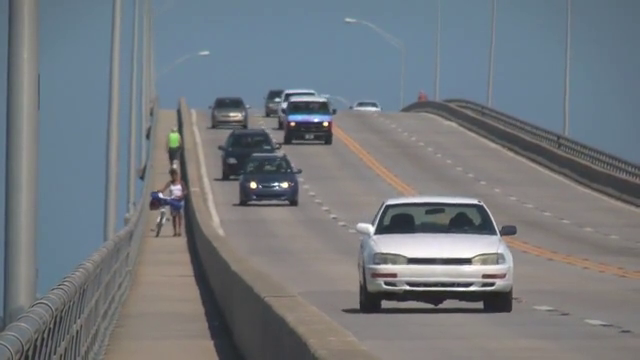
#> input picture frame 91 of tp5/slow_traffic_small.mp4, 640 x 360 px
$ jupyter execute tp5-rivela.ipynb
#> lines starting #> are read from the running program, lines starting #| are printed output that depends on the picture
## Trabajo Practico 5

#### Materia: Vision por Computadora 1
#### Alumno: Lucas Rivela

[cell 1]
import cv2 as cv
import imutils
import math
import matplotlib.pyplot as plt
import numpy as np
import random
import time

#### Parte 1 - Pruebo el método para un frame

[cell 2]
# Abrimos el archivo
filename = 'slow_traffic_small.mp4'
capture = cv.VideoCapture(filename)

[cell 3]
# Leo primer frame
ret, frame = capture.read()
#> frame is the input picture: shape (360, 640, 3); mean B, G, R 126.6, 121.2, 115.7

[cell 4]
# Convierto frame a RGB y miro dimensiones
frame = cv.cvtColor(frame, cv.COLOR_BGR2RGB)
frame.shape
#> Out = (360, 640, 3)


$ run again, starting later in the video
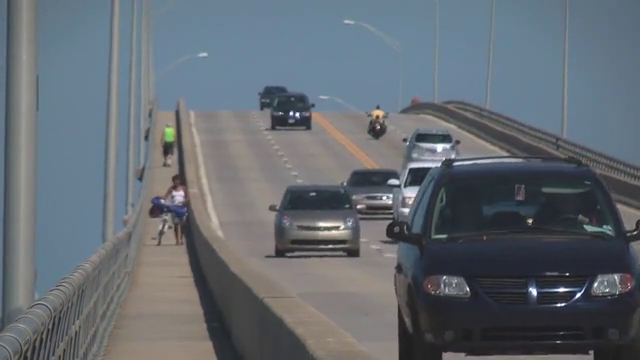
#> input picture frame 411 of tp5/slow_traffic_small.mp4, 640 x 360 px
#> frame is the input picture: shape (360, 640, 3); mean B, G, R 113.8, 106.6, 99.3

$ run again, starting later in the video
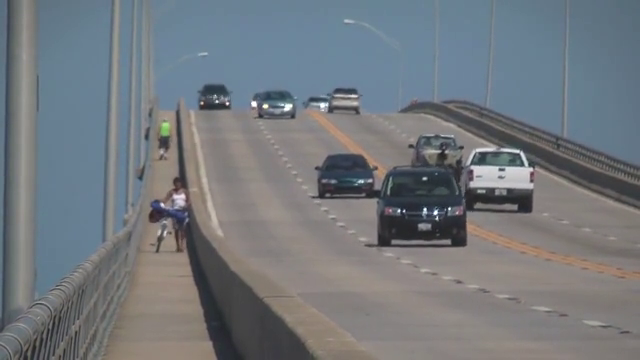
#> input picture frame 731 of tp5/slow_traffic_small.mp4, 640 x 360 px
#> frame is the input picture: shape (360, 640, 3); mean B, G, R 125.5, 120.3, 115.1
